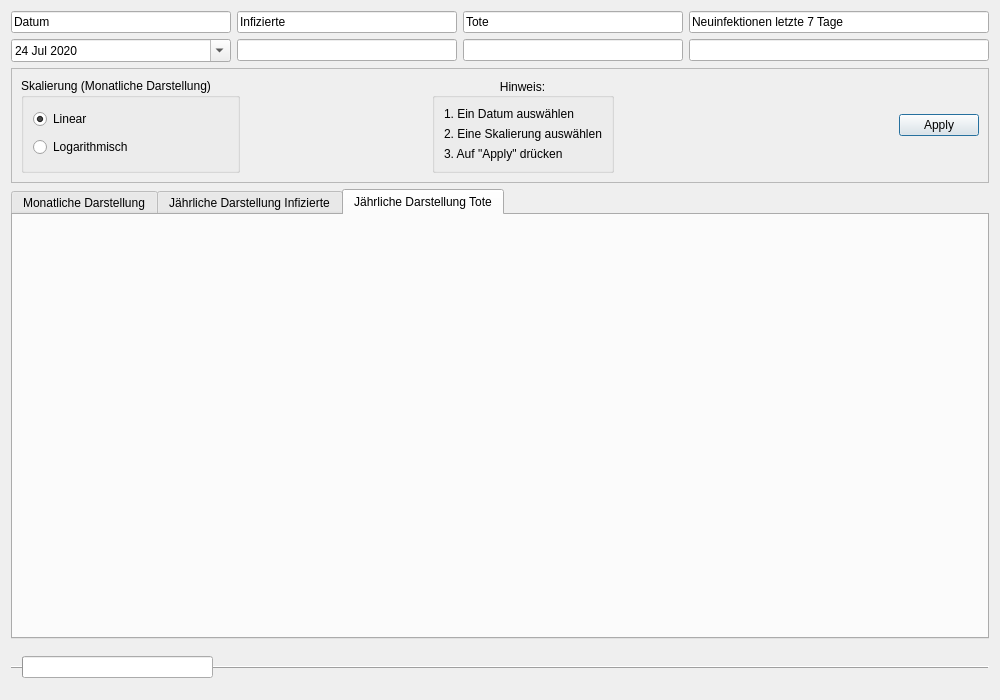
<?xml version="1.0" encoding="UTF-8"?>
<ui version="4.0">
 <class>Finnland</class>
 <widget class="QDialog" name="Finnland">
  <property name="geometry">
   <rect>
    <x>0</x>
    <y>0</y>
    <width>1000</width>
    <height>700</height>
   </rect>
  </property>
  <property name="windowTitle">
   <string>Finnland</string>
   </property>
   <layout class="QVBoxLayout" name="verticalLayout_7">
    <item>
     <layout class="QGridLayout" name="gridLayout">
      <item row="2" column="0">
       <widget class="QLineEdit" name="lineEdit_3">
        <property name="text">
         <string>Datum</string>
        </property>
        <property name="readOnly">
         <bool>true</bool>
        </property>
       </widget>
      </item>
      <item row="4" column="4">
       <widget class="QLineEdit" name="lineEdit_7">
        <property name="readOnly">
         <bool>true</bool>
        </property>
       </widget>
      </item>
      <item row="2" column="4">
       <widget class="QLineEdit" name="lineEdit_2">
        <property name="minimumSize">
         <size>
          <width>300</width>
          <height>0</height>
         </size>
        </property>
        <property name="text">
         <string>Neuinfektionen letzte 7 Tage</string>
        </property>
        <property name="readOnly">
         <bool>true</bool>
        </property>
       </widget>
      </item>
      <item row="4" column="0">
       <widget class="QDateEdit" name="dateEdit">
        <property name="readOnly">
         <bool>false</bool>
        </property>
        <property name="buttonSymbols">
         <enum>QAbstractSpinBox::NoButtons</enum>
        </property>
        <property name="accelerated">
         <bool>false</bool>
        </property>
        <property name="dateTime">
         <datetime>
          <hour>0</hour>
          <minute>0</minute>
          <second>0</second>
          <year>2020</year>
          <month>7</month>
          <day>24</day>
         </datetime>
        </property>
        <property name="minimumDateTime">
         <datetime>
          <hour>0</hour>
          <minute>0</minute>
          <second>0</second>
          <year>2020</year>
          <month>1</month>
          <day>1</day>
         </datetime>
        </property>
        <property name="currentSection">
         <enum>QDateTimeEdit::DaySection</enum>
        </property>
        <property name="calendarPopup">
         <bool>true</bool>
        </property>
        <property name="timeSpec">
         <enum>Qt::LocalTime</enum>
        </property>
        <property name="date">
         <date>
          <year>2020</year>
          <month>7</month>
          <day>24</day>
         </date>
        </property>
       </widget>
      </item>
      <item row="2" column="1">
       <widget class="QLineEdit" name="lineEdit">
        <property name="text">
         <string>Infizierte</string>
        </property>
        <property name="readOnly">
         <bool>true</bool>
        </property>
       </widget>
      </item>
      <item row="4" column="1">
       <widget class="QLineEdit" name="lineEdit_4">
        <property name="readOnly">
         <bool>true</bool>
        </property>
       </widget>
      </item>
      <item row="4" column="2">
       <widget class="QLineEdit" name="lineEdit_6">
        <property name="readOnly">
         <bool>true</bool>
        </property>
       </widget>
      </item>
      <item row="2" column="2">
       <widget class="QLineEdit" name="lineEdit_5">
        <property name="text">
         <string>Tote</string>
        </property>
        <property name="readOnly">
         <bool>true</bool>
        </property>
       </widget>
      </item>
     </layout>
    </item>
    <item>
     <widget class="QFrame" name="frame">
      <property name="frameShape">
       <enum>QFrame::StyledPanel</enum>
      </property>
      <property name="frameShadow">
       <enum>QFrame::Raised</enum>
      </property>
      <layout class="QGridLayout" name="gridLayout_4">
       <item row="0" column="0">
        <widget class="QGroupBox" name="groupBox">
         <property name="enabled">
          <bool>true</bool>
         </property>
         <property name="title">
          <string>Skalierung (Monatliche Darstellung)</string>
         </property>
         <property name="flat">
          <bool>false</bool>
         </property>
         <property name="checkable">
          <bool>false</bool>
         </property>
         <layout class="QVBoxLayout" name="verticalLayout_6">
          <item>
           <widget class="QRadioButton" name="skalaLiear">
            <property name="text">
             <string>Linear</string>
            </property>
            <property name="checked">
             <bool>true</bool>
            </property>
           </widget>
          </item>
          <item>
           <widget class="QRadioButton" name="skalaLogarithm">
            <property name="text">
             <string>Logarithmisch</string>
            </property>
           </widget>
          </item>
         </layout>
        </widget>
       </item>
       <item row="0" column="6">
        <widget class="QDialogButtonBox" name="buttonBox">
         <property name="standardButtons">
          <set>QDialogButtonBox::Apply</set>
         </property>
         <property name="centerButtons">
          <bool>false</bool>
         </property>
        </widget>
       </item>
       <item row="0" column="4">
        <widget class="QGroupBox" name="groupBox_2">
         <property name="title">
          <string>Hinweis:</string>
         </property>
         <property name="alignment">
          <set>Qt::AlignCenter</set>
         </property>
         <property name="flat">
          <bool>false</bool>
         </property>
         <layout class="QGridLayout" name="gridLayout_6">
          <item row="0" column="0">
           <widget class="QLabel" name="label">
            <property name="text">
             <string>1. Ein Datum auswählen</string>
            </property>
           </widget>
          </item>
          <item row="1" column="0">
           <widget class="QLabel" name="label_2">
            <property name="text">
             <string>2. Eine Skalierung auswählen</string>
            </property>
           </widget>
          </item>
          <item row="2" column="0">
           <widget class="QLabel" name="label_3">
            <property name="text">
             <string>3. Auf &quot;Apply&quot; drücken</string>
            </property>
           </widget>
          </item>
         </layout>
        </widget>
       </item>
       <item row="0" column="1">
        <spacer name="horizontalSpacer">
         <property name="orientation">
          <enum>Qt::Horizontal</enum>
         </property>
         <property name="sizeHint" stdset="0">
          <size>
           <width>40</width>
           <height>20</height>
          </size>
         </property>
        </spacer>
       </item>
       <item row="0" column="2">
        <widget class="Line" name="line">
         <property name="orientation">
          <enum>Qt::Horizontal</enum>
         </property>
        </widget>
       </item>
       <item row="0" column="5">
        <spacer name="horizontalSpacer_2">
         <property name="orientation">
          <enum>Qt::Horizontal</enum>
         </property>
         <property name="sizeHint" stdset="0">
          <size>
           <width>40</width>
           <height>20</height>
          </size>
         </property>
        </spacer>
       </item>
      </layout>
     </widget>
    </item>
    <item>
     <layout class="QVBoxLayout" name="verticalLayout">
      <item>
       <widget class="QTabWidget" name="tabWidget">
        <property name="currentIndex">
         <number>2</number>
        </property>
        <widget class="QWidget" name="tab">
         <attribute name="title">
          <string>Monatliche Darstellung</string>
         </attribute>
         <layout class="QGridLayout" name="gridLayout_2">
          <item row="0" column="0">
           <layout class="QVBoxLayout" name="verticalLayout_3"/>
          </item>
         </layout>
        </widget>
        <widget class="QWidget" name="Tab_2">
         <attribute name="title">
          <string>Jährliche Darstellung Infizierte</string>
         </attribute>
         <layout class="QVBoxLayout" name="verticalLayout_5">
          <item>
           <layout class="QVBoxLayout" name="verticalLayout_4"/>
          </item>
         </layout>
        </widget>
        <widget class="QWidget" name="tab_3">
         <attribute name="title">
          <string>Jährliche Darstellung Tote</string>
         </attribute>
         <layout class="QVBoxLayout" name="verticalLayout_8">
          <item>
           <layout class="QVBoxLayout" name="verticalLayout_2"/>
          </item>
         </layout>
        </widget>
       </widget>
      </item>
     </layout>
    </item>
    <item>
     <widget class="QFrame" name="frame_2">
      <property name="frameShape">
       <enum>QFrame::HLine</enum>
      </property>
      <property name="frameShadow">
       <enum>QFrame::Raised</enum>
      </property>
      <layout class="QGridLayout" name="gridLayout_5">
       <item row="0" column="3">
        <spacer name="horizontalSpacer_4">
         <property name="orientation">
          <enum>Qt::Horizontal</enum>
         </property>
         <property name="sizeHint" stdset="0">
          <size>
           <width>40</width>
           <height>20</height>
          </size>
         </property>
        </spacer>
       </item>
       <item row="0" column="0">
        <widget class="QProgressBar" name="progressBar">
         <property name="value">
          <number>0</number>
         </property>
         <property name="textVisible">
          <bool>false</bool>
         </property>
         <property name="orientation">
          <enum>Qt::Horizontal</enum>
         </property>
        </widget>
       </item>
       <item row="0" column="4">
        <spacer name="horizontalSpacer_3">
         <property name="orientation">
          <enum>Qt::Horizontal</enum>
         </property>
         <property name="sizeHint" stdset="0">
          <size>
           <width>40</width>
           <height>20</height>
          </size>
         </property>
        </spacer>
       </item>
       <item row="0" column="2">
        <spacer name="horizontalSpacer_5">
         <property name="orientation">
          <enum>Qt::Horizontal</enum>
         </property>
         <property name="sizeHint" stdset="0">
          <size>
           <width>40</width>
           <height>20</height>
          </size>
         </property>
        </spacer>
       </item>
       <item row="0" column="1">
        <spacer name="horizontalSpacer_6">
         <property name="orientation">
          <enum>Qt::Horizontal</enum>
         </property>
         <property name="sizeHint" stdset="0">
          <size>
           <width>40</width>
           <height>20</height>
          </size>
         </property>
        </spacer>
       </item>
      </layout>
     </widget>
    </item>
   </layout>
  </widget>
  <resources/>
  <connections/>
 </ui>
